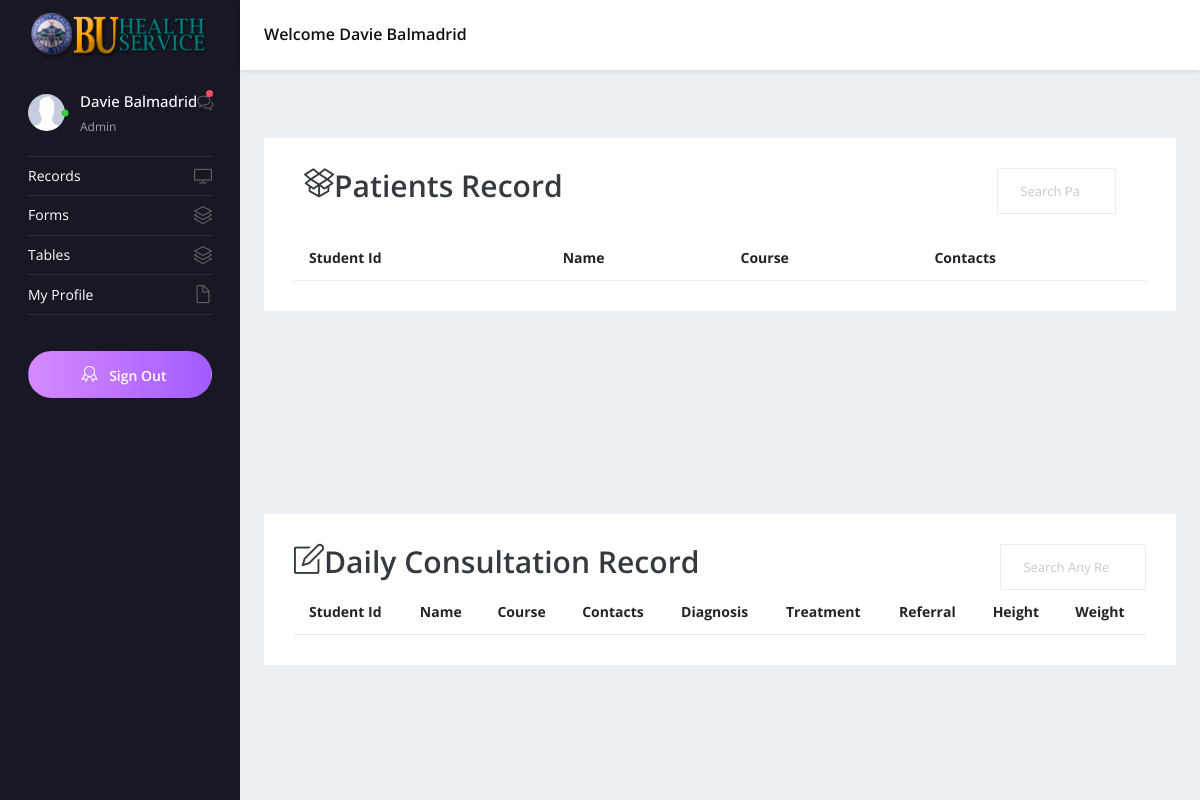
The app's page / (signed in), older data.
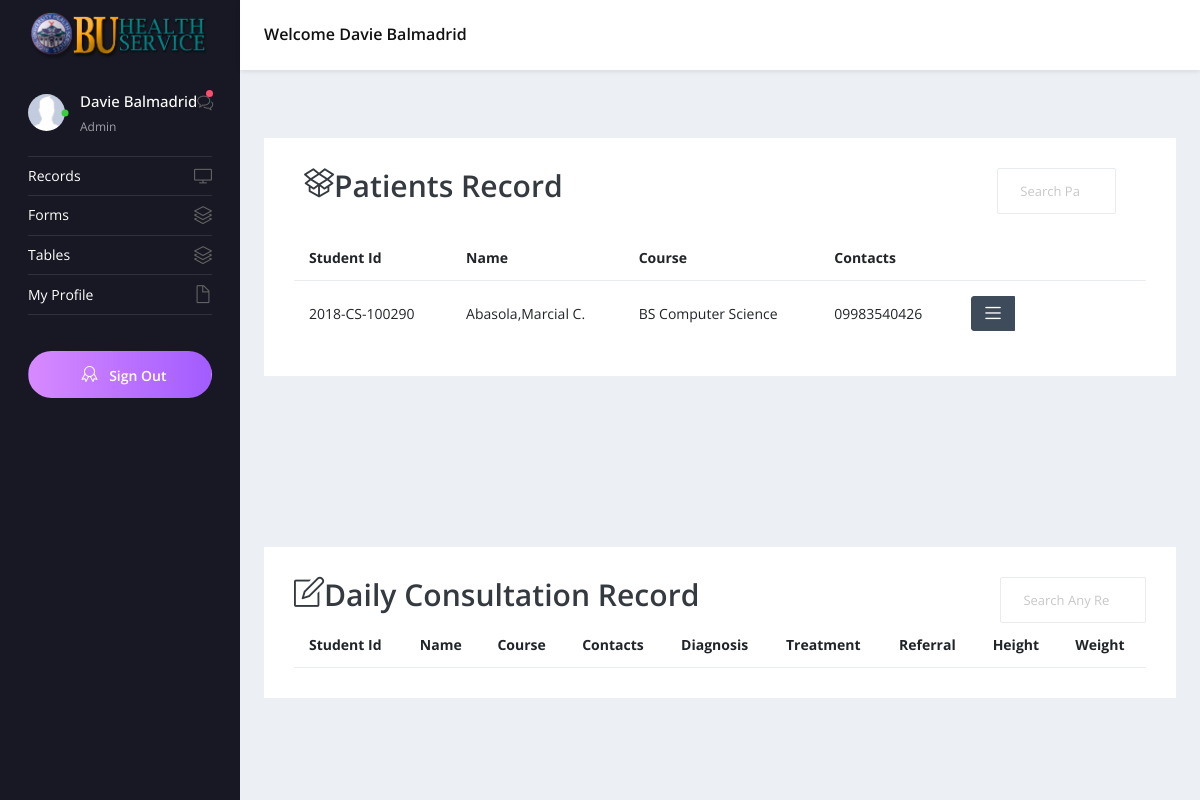
The same page, newer data.
### tables this page shows
CREATE TABLE `tbl_patientinfo` (
  `ID` int(30) NOT NULL,
  `PatientID` varchar(20) NOT NULL,
  `Lname` varchar(30) NOT NULL,
  `Fname` varchar(30) NOT NULL,
  `Mname` varchar(30) NOT NULL,
  `Age` int(11) NOT NULL,
  `religion` varchar(20) NOT NULL,
  `Address` varchar(150) NOT NULL,
  `Region` varchar(60) NOT NULL,
  `Province` varchar(60) NOT NULL,
  `MuniCity` varchar(60) NOT NULL,
  `Brgy` varchar(30) NOT NULL,
  `Street` varchar(60) NOT NULL,
  `Birthdate` date NOT NULL,
  `Course` varchar(90) NOT NULL,
  `YearLevel` varchar(10) NOT NULL,
  `CollegeUnit` varchar(60) NOT NULL,
  `ContactNum` varchar(15) NOT NULL,
  `CivilStatus` varchar(10) NOT NULL,
  `Sex` varchar(6) NOT NULL,
  `Status` smallint(6) NOT NULL,
  `ModifiedDate` timestamp NOT NULL DEFAULT current_timestamp() ON UPDATE current_timestamp(),
  `CreatedDate` timestamp NOT NULL DEFAULT current_timestamp(),
  `ModifiedBy` varchar(30) NOT NULL,
  `CreatedBy` varchar(30) NOT NULL
);

### index.php (the view, shortened to what this page needs)
<?php
    $conn = OpenCon();
?>
<!DOCTYPE html>
<html lang="en">
  <head>
    <link rel="stylesheet" href="vendors/simple-line-icons/css/simple-line-icons.css">
    <link rel="stylesheet" href="vendors/flag-icon-css/css/flag-icon.min.css">
    <link rel="stylesheet" href="vendors/css/vendor.bundle.base.css">
    <link rel="stylesheet" href="./vendors/daterangepicker/daterangepicker.css">
    <link rel="stylesheet" href="./vendors/chartist/chartist.min.css">
    <link rel="stylesheet" href="./css/style.css">
  </head>
  <body>
    <div class="container-scroller">
      <nav class="navbar default-layout-navbar col-lg-12 col-12 p-0 fixed-top d-flex flex-row">
        <div class="navbar-brand-wrapper d-flex align-items-center">
          <a  href="index.php">
            <img src="images/ddh.png" alt="logo" width="100%"/>
          </a>
        </div>
        <div class="navbar-menu-wrapper d-flex align-items-center flex-grow-1">
          <h5 class="mb-0 font-weight-medium d-none d-lg-flex">Welcome <?php echo ucwords($_SESSION["Fname"])." ".ucwords($_SESSION["Lname"]); ?></h5>
        </div>
      </nav>
      <div class="container-fluid page-body-wrapper">
        <nav class="sidebar sidebar-offcanvas float-left" id="sidebar">
          <ul class="nav">
            <li class="nav-item nav-profile">
              <a href="#" class="nav-link">
                <div class="profile-image">
                  <img class="img-xs rounded-circle" src="images/faces/noface.jpg" alt="profile image">
                  <div class="dot-indicator bg-success"></div>
                </div>
                <div class="text-wrapper">
                  <p class="profile-name"><?php echo ucwords($_SESSION['Fname']). " ";echo  ucwords($_SESSION['Lname']);?></p>
                  <p class="designation"><?php echo ucwords($_SESSION['position']);?></p>
                </div>
                <div class="icon-container">
                  <i class="icon-bubbles"></i>
                  <div class="dot-indicator bg-danger"></div>
                </div>
              </a>
            </li>
            <li class="nav-item">
              <a class="nav-link " href="index.php">
                <span class="menu-title ">Records</span>
                <i class="icon-screen-desktop menu-icon"></i>
              </a>
            </li>
            <li class="nav-item">
              <a class="nav-link" data-toggle="collapse" href="#forms" aria-expanded="false" aria-controls="ui-basic">
                <span class="menu-title">Forms</span>
                <i class="icon-layers menu-icon"></i>
              </a>
            </li>
            <li class="nav-item">
              <a class="nav-link" data-toggle="collapse" href="#tables" aria-expanded="false" aria-controls="ui-basic">
                <span class="menu-title">Tables</span>
                <i class="icon-layers menu-icon"></i>
              </a>
            </li>
            <li class="nav-item">
              <a class="nav-link" data-toggle="collapse" href="#auth" aria-expanded="false" aria-controls="auth">
                <span class="menu-title">My Profile</span>
                <i class="icon-doc menu-icon"></i>
              </a>
            </li>
            <li class="nav-item pro-upgrade">
              <span class="nav-link">
                <a class="btn btn-block px-0 btn-rounded btn-upgrade" href="logout.php"> <i class="icon-badge mx-2"></i> Sign Out</a>
              </span>
            </li>
          </ul>
        </nav>
        <div class="main-panel" >
          <div class="content-wrapper">
            <div class="row">
              <div class="col-md-12 col-sm-12 grid-margin stretch-card">
                <div class="card">
                  <div class="card-body">
                    <div class="col-md-12 col-sm-12 row">
                      <div class="col-md-10 col-sm-12">
                        <h2> Patients Record <i class="icon-social-dropbox float-left"></i></h2>
                      </div>
                      <div class="col-md-2 col-sm-12">
                        <form class="search-form d-none d-md-block" action="#">
                            <input type="search" id="myInput"  class="form-control flex-grow-1" placeholder="Search Patient Record" title="Search Patient Record here">
                        </form>
                      </div>
                    </div><br>
                    <table id="tblPatientInfo" class="table table-hover">
                      <thead>
                        <tr>
                          <th class="font-weight-bold">Student Id</th>
                          <th class="font-weight-bold">Name</th>
                          <th class="font-weight-bold">Course</th>
                          <th class="font-weight-bold">Contacts</th>
                        </tr>
                      </thead>
                      <tbody id="myTable">
                      <?php
            $sql = "SELECT ID, PatientID, Lname, Fname, Mname, Age, Course, YearLevel, CollegeUnit, ContactNum, Sex, Status from tbl_patientinfo";
            $result = mysqli_query($conn,$sql);
            $rows = array();
            $ctr = 0;
            while($r = mysqli_fetch_assoc($result)){
              $rows[] = $r;
              if($rows[$ctr]['Status']=='1') {
                echo "<tr><td>".$rows[$ctr]['PatientID']."</td><td>".ucwords($rows[$ctr]["Lname"]).",".ucwords($rows[$ctr]["Fname"]).
                " ".ucwords(substr($rows[$ctr]["Mname"],0,1)).".</td><td>".$rows[$ctr]["Course"]."</td><td>".$rows[$ctr]["ContactNum"].
                "</td><td>". "<div class='btn-group'>
                <button type='button' class='btn btn-dark btn-sm' data-toggle='dropdown'><i class='icon-menu'></i></button>
                <div class='dropdown-menu'>
               <button id='patientID' value='".$rows[$ctr]['PatientID']. "' type='button' onClick='viewstudentinfo(\"".$rows[$ctr]['PatientID']."\")' class='btn btn-primary w-100'>View<i class='icon-eye float-left'></i></button><br>
               <button id='patientID' value='".$rows[$ctr]['PatientID']. "' type='button' onClick='editStudentInfo(\"".$rows[$ctr]['PatientID']."\")' class='btn btn-warning w-100'>Edit<i class='icon-pencil float-left'></i></button><br>
               <button type='button' class='btn btn-danger w-100' data-toggle='modal'  onclick='delPatient(\"".$rows[$ctr]['PatientID']. "\")' >Delete<i class='icon-trash float-left'></i></button>
                </div>
                </div>"."<td><td>"
                ."<td></tr>";
              }
              $ctr++;
              }
        ?>
                      </tbody>
                    </table>
                  </div>
                </div>
              </div>
            </div>
          </div>
          <div class="content-wrapper">
            <div class="row">
              <div class="col-md-12 col-sm-12 grid-margin stretch-card">
                <div class="card">
                  <div class="card-body">
                  <div class ="row">
                  <div class="col-md-6 col-sm-12 " style="float:left">
                  <h2> Daily Consultation Record <i class="icon-note float-left"></i></h2>
                  </div>
                  <div class="col-md-6 col-sm-12"  style="float:right">
                    <form class="search-form d-none d-md-block" action="#">
                      <input type="search" id="myInput1"  class="form-control" placeholder="Search Any Record" title="Search from Consultation Records" style="width:35%;float:right">
                  </form>
                  </div>
                  </div>
                    <table id="tblConsultation" class="table table-hover">
                      <thead>
                        <tr>
                          <th class="font-weight-bold">Student Id</th>
                          <th class="font-weight-bold">Name</th>
                          <th class="font-weight-bold">Course</th>
                          <th class="font-weight-bold">Contacts</th>
                          <th class="font-weight-bold">Diagnosis</th>
                          <th class="font-weight-bold">Treatment</th>
                          <th class="font-weight-bold">Referral</th>
                          <th class="font-weight-bold">Height</th>
                          <th class="font-weight-bold">Weight</th>
                        </tr>
                      </thead>
                    </table>
                  </div>
                </div>
              </div>
            </div>
            </div>
      </div>
    </div>
  </body>
</html>

Row changes from the older to the newer data that the page shows:
added tbl_patientinfo: PatientID "2018-CS-100290", Lname "Abasola", Fname "Marcial", Mname "C", Course "BS Computer Science", ContactNum "09983540426"
